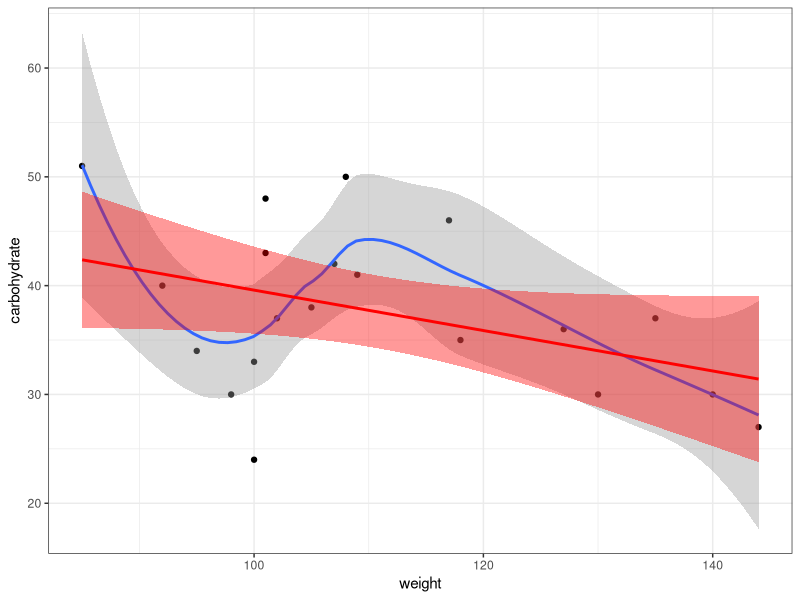
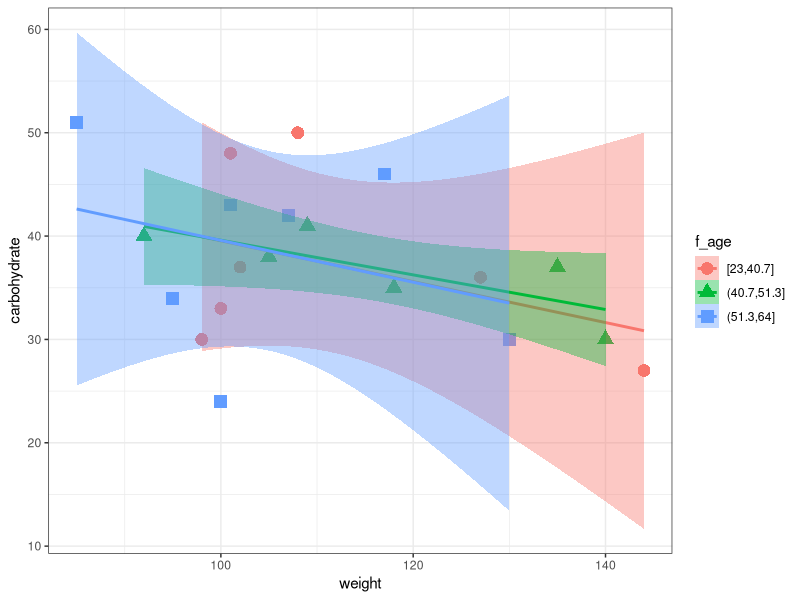
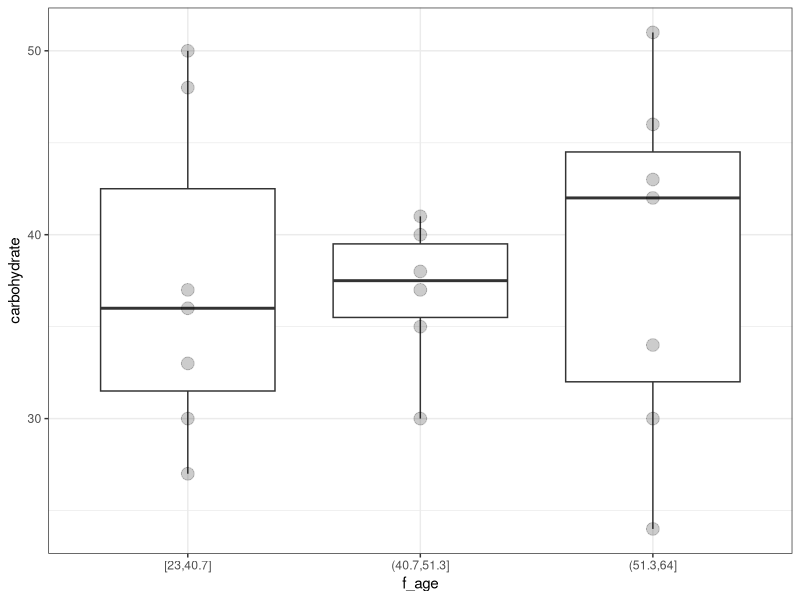
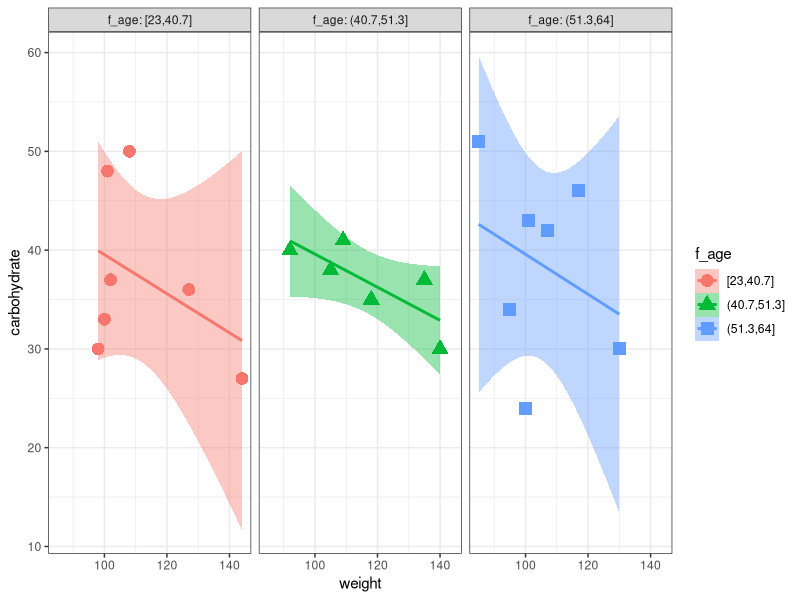
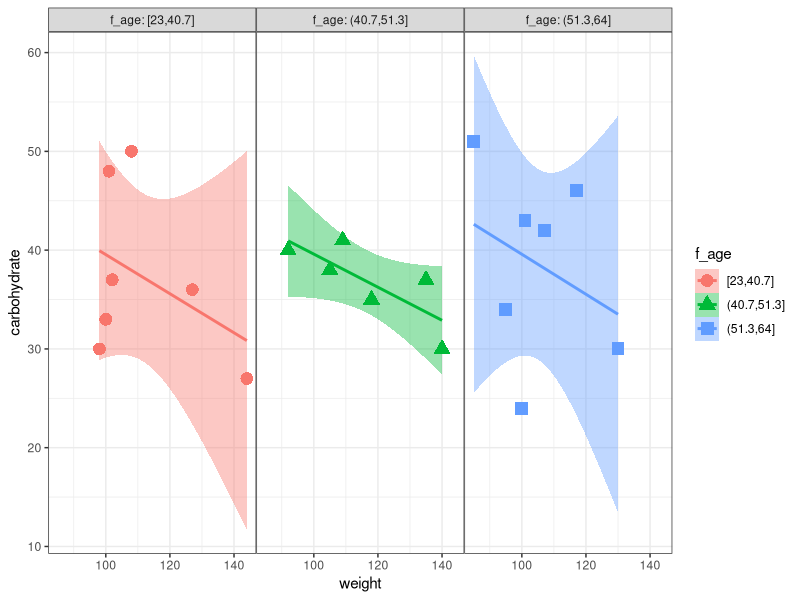
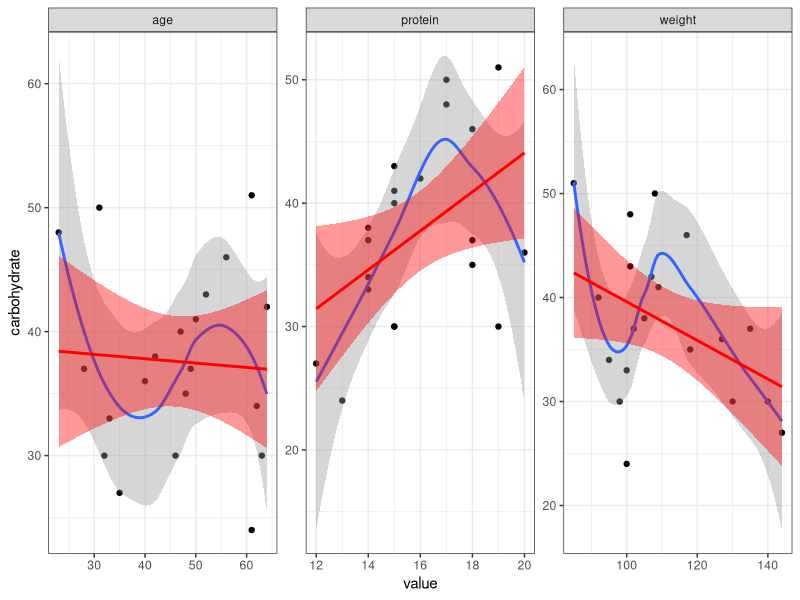
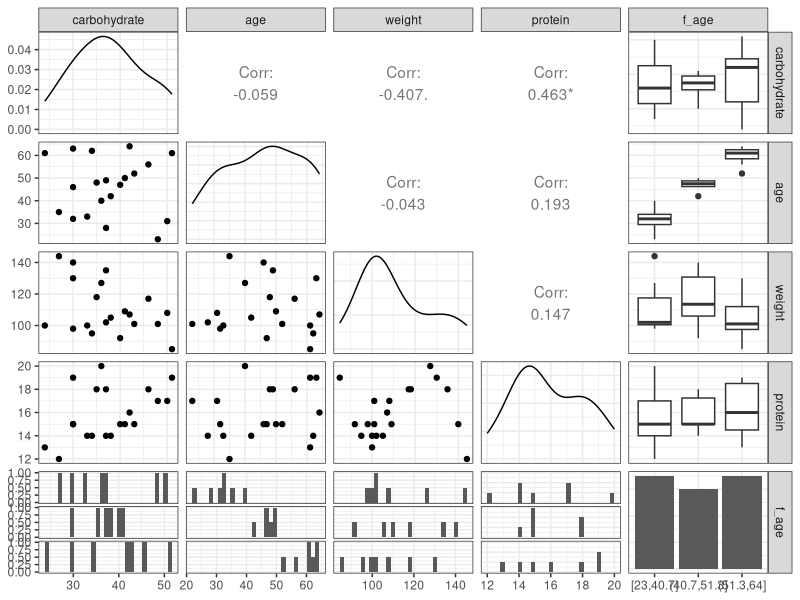

Source code (R) for these figures, in order: (Note: this script raises an error after producing the figures.)
## ---- chunk 1
library(ggplot2)
## I have a strong preference for the "black & white" theme
##   (white background, gray gridlines)
theme_set(theme_bw())
library(readr)   ## tidyverse file-I/O
library(dplyr)   ## filter/select/mutate/etc.
library(tidyr)   ## reshaping
library(GGally)  ## pairs plots
## ---- chunk 2
cdat <- read_csv("../data/Carbohydrate_diet.csv")
## tibble does magic: <= 20 rows, prints all by default;
##    > 20 rows, prints first 10 by default
print(cdat,n=8)
## ---- chunk 3
gg0 <- (ggplot(cdat,aes(weight,carbohydrate))
    + geom_point()
)
## ---- chunk 4
print(gg0
      + geom_smooth() ## default:loess
      + geom_smooth(method="lm",col="red",fill="red") ## linear model
      )
## ---- chunk 5
cdat <- mutate(cdat,f_age=cut_number(age,3))
## ---- chunk 6
gg1 <- (ggplot(cdat,aes(weight,carbohydrate,colour=f_age))
    + geom_point(aes(shape=f_age),size=4)
)
gg2 <- (gg1
    + geom_smooth(method="lm",
                  aes(color=f_age,fill=f_age))
)
print(gg2)
## ---- chunk 7
ggplot(cdat,aes(f_age,carbohydrate)) + geom_boxplot()+
    geom_point(size=4,alpha=0.2)
## ---- chunk 8
gg3 <- (gg2
    + facet_wrap(~f_age,labeller=label_both)
)
print(gg3)
## ---- chunk 9
z_margin <- theme(panel.spacing=grid::unit(0,"lines"))
print(gg3 + z_margin)
## ---- chunk 10
(cdat %>%
 select(-f_age) %>%
 gather(key=pvar,value=value,
        -carbohydrate ## don't include carbohydrate
        ) 
) -> cdat_m
## ---- chunk 11
ggplot(cdat_m,aes(x=value,y=carbohydrate))+
    geom_point()+facet_wrap(~pvar,scale="free")+
    geom_smooth()+
    geom_smooth(method="lm",colour="red",fill="red")
## ---- chunk 12
ggpairs(cdat)
## ---- chunk 13
data("Contraception",package="mlmRev")
gg0 <- ggplot(Contraception,aes(age,use))+geom_point()
print(gg0)
## ---- chunk 14
(Contraception
    ## collapse age by year
    %>% mutate(f_age=cut(age,breaks=(-14):20,labels=seq(-13.5,19.5)),
         ## then turn it back into a number
               f_age=as.numeric(as.character(f_age)))
    ## means by age group/urban vs rural/number of live children
    %>% group_by(f_age,urban,livch)
    ## compute proportion, n, standard error
    %>% summarise(prop=mean(as.numeric(use)-1),
                  n=n(),
                  se=sqrt(prop*(1-prop)/n))
) -> contr_sum
## ---- chunk 15
gg1 <- ggplot(contr_sum,aes(f_age,prop,colour=urban)) +
    geom_point(aes(size=n))+
    geom_linerange(aes(ymin=prop-1*se,ymax=prop+1*se))+
    facet_wrap(~livch,labeller=label_both)+
    scale_colour_brewer(palette="Dark2")
print(gg1)
## ---- chunk 16
gg1 + geom_smooth(data=Contraception,
                  inherit.aes=FALSE, ## not sure why we need this?
                  aes(x=age,y=as.numeric(use)-1,colour=urban),
                  method="glm",
                  method.args=list(family=binomial),
                  formula=y~poly(x,2))
## ---- chunk 17
ggplot(Contraception,aes(age,as.numeric(use)-1))+
    geom_point()+geom_smooth(method="glm",aes(group=1),
                             method.args=list(family=binomial),
                             formula=y~poly(x,2))

ggplot(Contraception,aes(age,as.numeric(use)-1))+
    geom_point()+geom_smooth(method="gam",aes(group=1),
                             method.args=list(family=binomial),
                             formula=y~s(x,k=40))
